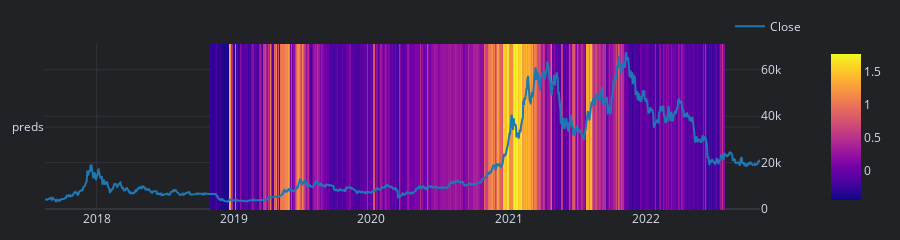

Notebook source saved alongside this figure:
### Code cell
data.close.vbt.overlay_with_heatmap(test_preds).show()

### Figure 1 — Plotly figure (JSON) as saved in the notebook; plotly's stock layout.template omitted (floating-point values rounded to 4 significant figures; data arrays with more than 128 entries replaced by an {"elided": "..."} marker saying what was removed)
{"data": [{"colorscale": [[0, "#0d0887"], [0.1111, "#46039f"], [0.2222, "#7201a8"], [0.3333, "#9c179e"], [0.4444, "#bd3786"], [0.5556, "#d8576b"], [0.6667, "#ed7953"], [0.7778, "#fb9f3a"], [0.8889, "#fdca26"], [1, "#f0f921"]], "hoverongaps": false, "type": "heatmap", "uid": "4babf4d0-ffc2-4f14-a566-b80de9a54c33", "x": {"elided": "1902 str values"}, "y": ["preds"], "z": {"elided": "1x1902 float values"}}, {"line": {"color": "#1f77b4"}, "mode": "lines", "name": "Close", "showlegend": true, "type": "scatter", "uid": "97fe591d-224a-46e9-826c-8706d19729cb", "x": {"elided": "1902 str values"}, "xaxis": "x", "y": {"elided": "1902 float values"}, "yaxis": "y2"}], "layout": {"height": 200, "legend": {"orientation": "h", "traceorder": "normal", "x": 1, "xanchor": "right", "y": 1.02, "yanchor": "bottom"}, "margin": {"b": 30, "l": 30, "r": 30, "t": 30}, "width": 900, "xaxis": {"anchor": "y", "domain": [0, 0.94]}, "yaxis": {"anchor": "x", "domain": [0, 1], "type": "category"}, "yaxis2": {"anchor": "x", "overlaying": "y", "side": "right"}}}
